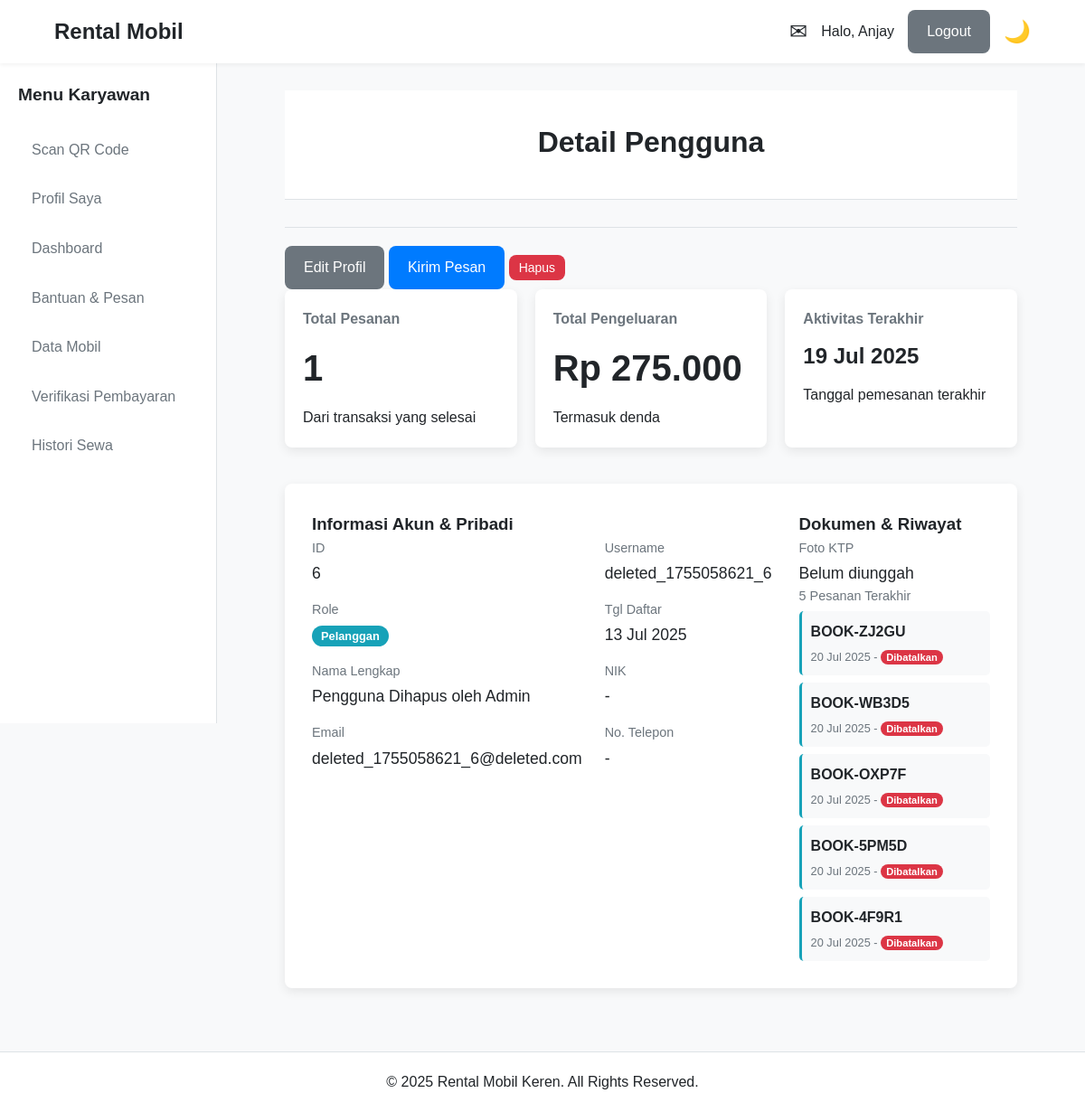
Screenshot of /actions/pengguna/detail.php?id=6 (signed in) with the database file from the repository.
### tables this page shows
CREATE TABLE `pengguna` (
  `id_pengguna` int(11) NOT NULL,
  `username` varchar(50) NOT NULL,
  `password` varchar(255) NOT NULL,
  `nama_lengkap` varchar(100) NOT NULL,
  `nik` varchar(16) DEFAULT NULL,
  `foto_ktp` varchar(255) DEFAULT NULL,
  `email` varchar(100) NOT NULL,
  `no_telp` varchar(15) NOT NULL,
  `alamat` text DEFAULT NULL,
  `role` enum('Admin','Karyawan','Pelanggan') NOT NULL DEFAULT 'Pelanggan',
  `created_at` timestamp NOT NULL DEFAULT current_timestamp()
);

CREATE TABLE `pemesanan` (
  `id_pemesanan` int(11) NOT NULL,
  `kode_pemesanan` varchar(10) NOT NULL,
  `id_pengguna` int(11) NOT NULL,
  `id_mobil` int(11) NOT NULL,
  `tanggal_mulai` datetime NOT NULL,
  `tanggal_selesai` datetime NOT NULL,
  `tanggal_pengembalian` datetime DEFAULT NULL,
  `total_biaya` decimal(12,2) NOT NULL,
  `total_denda` decimal(12,2) DEFAULT 0.00,
  `total_biaya_diajukan` decimal(12,2) DEFAULT NULL,
  `status_pemesanan` enum('Menunggu Pembayaran','Menunggu Verifikasi','Dikonfirmasi','Berjalan','Selesai','Dibatalkan','Pengajuan Pembatalan','Pengajuan Ambil Cepat','Menunggu Pembayaran Denda','Pengajuan Ditolak') NOT NULL,
  `alasan_pembatalan` text DEFAULT NULL,
  `rekening_pembatalan` varchar(50) DEFAULT NULL,
  `rating_pengguna` int(1) DEFAULT NULL,
  `review_pelanggan` text DEFAULT NULL,
  `catatan_admin` varchar(255) DEFAULT NULL,
  `waktu_pengambilan` datetime DEFAULT NULL,
  `waktu_pengembalian` datetime DEFAULT NULL,
  `batas_pembayaran` datetime DEFAULT NULL,
  `tgl_mulai_diajukan` datetime DEFAULT NULL,
  `tanggal_pemesanan` timestamp NOT NULL DEFAULT current_timestamp(),
  `updated_at` timestamp NOT NULL DEFAULT current_timestamp() ON UPDATE current_timestamp()
);

### includes/functions.php (called while the page is built, shortened)
<?php
function format_rupiah($angka) {
    return 'Rp ' . number_format($angka, 0, ',', '.');
}

### actions/pengguna/detail.php (the view, shortened to what this page needs)
<?php
require_once '../../includes/config.php';
require_once '../../includes/functions.php';
$id_user = isset($_GET['id']) ? (int)$_GET['id'] : 0;
try {
    $stmt_user = $pdo->prepare("SELECT * FROM pengguna WHERE id_pengguna = ?");
    $stmt_user->execute([$id_user]);
    $user = $stmt_user->fetch();
    $stmt_stats = $pdo->prepare("
        SELECT
            COUNT(*) as jumlah_pesanan,
            SUM(total_biaya + total_denda) as total_belanja,
            MAX(tanggal_pemesanan) as pesanan_terakhir
        FROM pemesanan
        WHERE id_pengguna = ? AND status_pemesanan = 'Selesai'
    ");
    $stmt_stats->execute([$id_user]);
    $user_stats = $stmt_stats->fetch();
    $stmt_history = $pdo->prepare("SELECT p.id_pemesanan, p.kode_pemesanan, p.status_pemesanan, p.tanggal_pemesanan, m.merk, m.model FROM pemesanan p JOIN mobil m ON p.id_mobil = m.id_mobil WHERE p.id_pengguna = ? ORDER BY p.tanggal_pemesanan DESC LIMIT 5");
    $stmt_history->execute([$id_user]);
    $user_history = $stmt_history->fetchAll();
} catch (PDOException $e) {
    die("Error database: " . $e->getMessage());
}
require_once '../../includes/header.php';
?>
<div class="page-top-bar">
    <div class="page-header">
        <h1>Detail Pengguna</h1>
    </div>
    <div class="detail-actions">
        <a href="edit.php?id=<?= $user['id_pengguna'] ?>" class="btn btn-secondary">Edit Profil</a>
        <?php
        if ($user['id_pengguna'] !== $_SESSION['id_pengguna']): ?>
            <a href="../pesan/mulai_percakapan.php?id=<?= $user['id_pengguna'] ?>" class="btn btn-primary">Kirim Pesan</a>
            <form action="hapus.php" method="POST" style="display:inline;" onsubmit="return confirm('Peringatan: Yakin ingin menghapus pengguna ini?');">
                <button type="submit" class="btn btn-danger btn-sm">Hapus</button>
            </form>
        <?php else: ?>
            <a href="../../pelanggan/profile.php" class="btn btn-primary">Edit Profil</a>
        <?php endif; ?>
    </div>
</div>
<div class="dashboard-widgets">
    <div class="widget">
        <h3>Total Pesanan</h3>
        <p class="widget-data"><?= (int)($user_stats['jumlah_pesanan'] ?? 0) ?></p>
        <div class="widget-details"><span>Dari transaksi yang selesai</span></div>
    </div>
    <div class="widget">
        <h3>Total Pengeluaran</h3>
        <p class="widget-data price"><?= format_rupiah($user_stats['total_belanja'] ?? 0) ?></p>
        <div class="widget-details"><span>Termasuk denda</span></div>
    </div>
    <div class="widget">
        <h3>Aktivitas Terakhir</h3>
        <p class="widget-data-small"><?= $user_stats['pesanan_terakhir'] ? date('d M Y', strtotime($user_stats['pesanan_terakhir'])) : 'Belum Ada' ?></p>
        <div class="widget-details"><span>Tanggal pemesanan terakhir</span></div>
    </div>
</div>
<div class="detail-container">
    <div class="detail-main">
        <h3>Informasi Akun & Pribadi</h3>
        <div class="info-grid">
            <div class="info-item"><span class="label">ID</span><span class="value"><?= htmlspecialchars($user['id_pengguna']) ?></span></div>
            <div class="info-item"><span class="label">Username</span><span class="value"><?= htmlspecialchars($user['username']) ?></span></div>
            <div class="info-item"><span class="label">Role</span><span class="value"><span class="status-badge status-<?= strtolower(trim($user['role'])) ?>"><?= htmlspecialchars($user['role']) ?></span></span></div>
            <div class="info-item"><span class="label">Tgl Daftar</span><span class="value"><?= date('d M Y', strtotime($user['created_at'])) ?></span></div>
            <div class="info-item"><span class="label">Nama Lengkap</span><span class="value"><?= htmlspecialchars($user['nama_lengkap']) ?></span></div>
            <div class="info-item"><span class="label">NIK</span><span class="value"><?= htmlspecialchars($user['nik'] ?: '-') ?></span></div>
            <div class="info-item"><span class="label">Email</span><span class="value"><?= htmlspecialchars($user['email']) ?></span></div>
            <div class="info-item"><span class="label">No. Telepon</span><span class="value"><?= htmlspecialchars($user['no_telp'] ?: '-') ?></span></div>
        </div>
    </div>
    <div class="detail-sidebar">
        <h3>Dokumen & Riwayat</h3>
        <div class="info-item">
            <span class="label">Foto KTP</span>
            <div class="value">
                <?php if (!empty($user['foto_ktp'])): ?>
                    <a href="<?= BASE_URL ?>assets/img/ktp/<?= htmlspecialchars($user['foto_ktp']) ?>" target="_blank"><img src="<?= BASE_URL ?>uploads/ktp/<?= htmlspecialchars($user['foto_ktp']) ?>" alt="Foto KTP" style="max-width: 200px; border-radius: 5px;"></a>
                <?php else: ?>
                    Belum diunggah
                <?php endif; ?>
            </div>
        </div>
        <div class="info-item">
            <span class="label">5 Pesanan Terakhir</span>
            <div class="history-list">
                <?php if (empty($user_history)): ?>
                    <p>Pengguna ini belum memiliki riwayat pemesanan.</p>
                    <?php else: foreach ($user_history as $history): ?>
                        <div class="history-item">
                            <a href="<?= BASE_URL ?>actions/pemesanan/detail.php?id=<?= $history['id_pemesanan'] ?>">
                                <strong><?= htmlspecialchars($history['kode_pemesanan']) ?></strong>
                                <small><?= date('d M Y', strtotime($history['tanggal_pemesanan'])) ?> - <span class="status-badge status-<?= strtolower(str_replace(' ', '-', $history['status_pemesanan'])) ?>"><?= htmlspecialchars($history['status_pemesanan']) ?></span></small>
                            </a>
                        </div>
                <?php endforeach;
                endif; ?>
            </div>
        </div>
    </div>
</div>
<?php require_once '../../includes/footer.php'; ?>

### assets/css/style.css (style rules this page uses)
:root { --primary-color: #007bff; --secondary-color: #6c757d; --success-color: #28a745; --danger-color: #dc3545; --warning-color: #ffc107; --info-color: #17a2b8; --bg-color: #f8f9fa; --surface-color: #ffffff; --text-color: #212529; --muted-text-color: #6c757d; --border-color: #dee2e6; --font-family: 'Poppins', sans-serif; --header-height: 70px; --sidebar-width: 240px; --border-radius: 8px; --box-shadow: 0 4px 12px rgba(0, 0, 0, 0.08); }
* { margin: 0; padding: 0; box-sizing: border-box; }
body { font-family: var(--font-family); background-color: var(--bg-color); color: var(--text-color); line-height: 1.6; }
a { color: var(--primary-color); text-decoration: none; transition: color 0.2s; }
.btn { display: inline-block; padding: 10px 20px; font-size: 1rem; font-weight: 500; border: 1px solid transparent; border-radius: var(--border-radius); cursor: pointer; transition: all 0.2s; text-align: center; }
.btn-primary { background-color: var(--primary-color); color: #fff; }
.btn-secondary { background-color: var(--secondary-color); color: #fff; }
.btn-danger { background-color: var(--danger-color); color: #fff; }
.btn-sm { padding: 5px 10px; font-size: 0.875rem; }
.status-badge { padding: 4px 10px; border-radius: 12px; font-size: 0.8rem; font-weight: 600; color: #fff; text-transform: capitalize; white-space: nowrap; }
.status-dibatalkan, .status-pengajuan-ditolak, .status-pengajuan-pembatalan { background-color: var(--danger-color); }
.status-perawatan, .status-pengajuan-ambil-cepat, .status-pelanggan, .status-admin, .status-karyawan, .status-pelanggan, .status-sudah-dibaca { background-color: var(--info-color); }
.page-header { background-color: var(--surface-color); padding: 2rem 0; text-align: center; margin-bottom: 30px; border-bottom: 1px solid var(--border-color); }
.page-header h1 { margin-bottom: 5px; }
.dashboard-widgets { display: grid; grid-template-columns: repeat(auto-fit, minmax(250px, 1fr)); gap: 20px; margin-bottom: 40px; }
.widget { background-color: var(--surface-color); padding: 20px; border-radius: var(--border-radius); box-shadow: var(--box-shadow); }
.widget h3 { color: var(--muted-text-color); font-size: 1rem; }
.widget .widget-data { font-size: 2.5rem; font-weight: 700; margin: 10px 0; }
.detail-container { display: grid; grid-template-columns: 1fr 1.5fr; gap: 30px; background-color: var(--surface-color); padding: 30px; border-radius: var(--border-radius); box-shadow: var(--box-shadow); }
.info-grid { display: grid; grid-template-columns: 1fr 1fr; gap: 15px 25px; margin-bottom: 20px; }
.info-item .label { display: block; font-size: 0.9rem; color: var(--muted-text-color); margin-bottom: 2px; }
.info-item .value { font-size: 1.1rem; font-weight: 500; }
.detail-actions { margin-top: 30px; border-top: 1px solid var(--border-color); padding-top: 20px; }

### assets/css/dashboard.css (style rules this page uses)
.page-header { margin-bottom: 20px; }
.dashboard-widgets { display: grid; grid-template-columns: repeat(auto-fit, minmax(250px, 1fr)); gap: 20px; margin-bottom: 40px; }
.widget { background-color: var(--surface-color); padding: 20px; border-radius: var(--border-radius); box-shadow: var(--box-shadow); }

### actions/pengguna/detail.php (style rules this page uses)
.widget-data-small { font-size: 1.5rem; font-weight: 600; margin: 10px 0; }
.history-list { display: flex; flex-direction: column; gap: 8px; margin-top: 5px; }
.history-item a { display: block; padding: 10px; background-color: var(--bg-color); border-radius: 5px; text-decoration: none; color: var(--text-color); border-left: 3px solid var(--info-color); }
.history-item a strong { font-size: 1rem; }
.history-item a small { display: block; font-size: 0.8rem; color: var(--muted-text-color); margin-top: 5px; }
.history-item .status-badge { font-size: 0.7rem; padding: 2px 6px; }

### rows the page displays
pengguna: id_pengguna "6", username "deleted_1755058621_6", role "Pelanggan", created_at "13 Jul 2025", nama_lengkap "Pengguna Dihapus oleh Admin", nik "-", email "deleted_1755058621_6@deleted.com", no_telp "-"
pemesanan: kode_pemesanan "BOOK-ZJ2GU", tanggal_pemesanan "20 Jul 2025", status_pemesanan "Dibatalkan"
pemesanan: kode_pemesanan "BOOK-WB3D5", tanggal_pemesanan "20 Jul 2025", status_pemesanan "Dibatalkan"
pemesanan: kode_pemesanan "BOOK-OXP7F", tanggal_pemesanan "20 Jul 2025", status_pemesanan "Dibatalkan"
pemesanan: kode_pemesanan "BOOK-5PM5D", tanggal_pemesanan "20 Jul 2025", status_pemesanan "Dibatalkan"
pemesanan: kode_pemesanan "BOOK-4F9R1", tanggal_pemesanan "20 Jul 2025", status_pemesanan "Dibatalkan"

### other values shown
$sapaan "Anjay"
$_SESSION['role'] "Karyawan"
$user_stats['jumlah_pesanan'] "1"
format_rupiah($user_stats['total_belanja'] ?? 0) "Rp 275.000"
date('d M Y', strtotime($user_stats['pesanan_terakhir'])) "19 Jul 2025"
